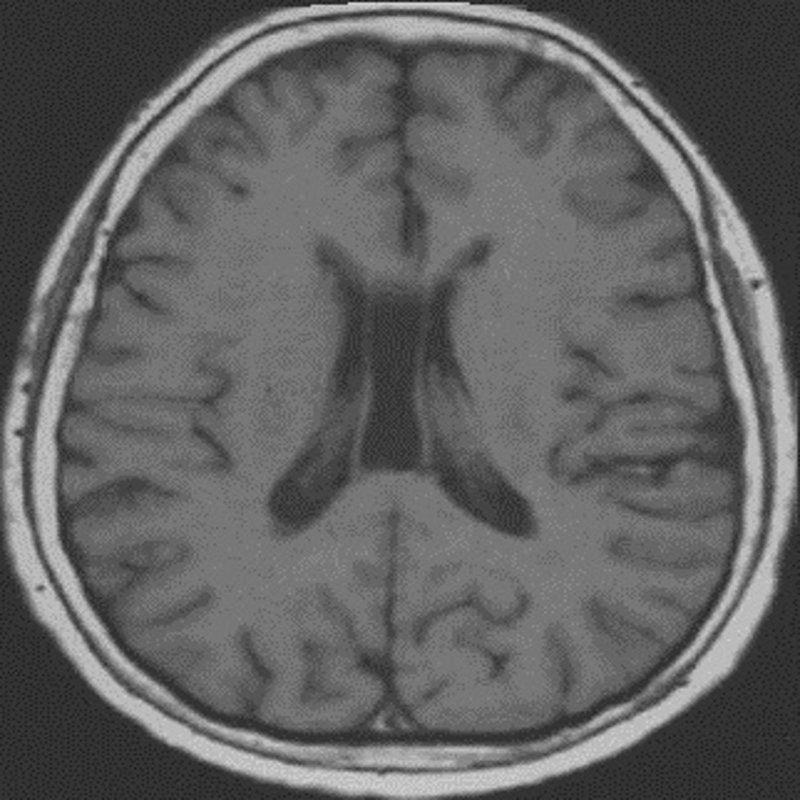
#> input picture basic-5/1.jpg, 1600 x 1600 px, found by its file name (shown at 1/2 size)
$ python 'DCT image encryption.py'
#> lines starting #> are read from the running program, lines starting #| are printed output that depends on the picture; after the words box and inside, x2 and y2 are one past the last pixel; in counts of white or black regions, pixels touching at a corner belong together
import cv2
import numpy as np
import matplotlib.pyplot as plt

# 读取原始图像和水印图像
image = cv2.imread("basic-5/1.jpg", cv2.IMREAD_GRAYSCALE)
#> image is the input picture: shape (1600, 1600); min 16, max 222, mean 97.6
image2 = cv2.imread("basic-5/2.jpg", cv2.IMREAD_GRAYSCALE)
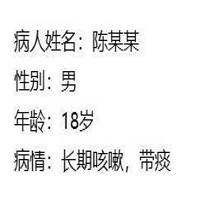
#> input picture basic-5/2.jpg, 200 x 200 px, found by its file name
#> image2 is the input picture: shape (200, 200); min 0, max 255, mean 238.7

# 调整图像大小
M = 1600
N = 200
K = 8
image = cv2.resize(image, (M, M))
image2 = cv2.resize(image2, (N, N))
_, image2 = cv2.threshold(image2, 0.65 * 255, 255, cv2.THRESH_BINARY)
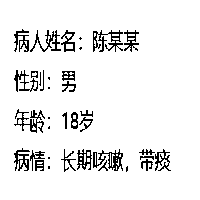
#> image2: shape (200, 200); 92.6% white; black in thin lines or dots, all inside (x1, y1, x2, y2) = (14, 29, 171, 172)

# 显示原始图像和水印图像
plt.figure(figsize=(8, 5))
plt.subplot(2, 3, 1)
plt.imshow(image, cmap="gray")
plt.title("Original Image")

plt.subplot(2, 3, 2)
plt.imshow(image2, cmap="gray")
plt.title("Watermark Image")

# 获取水印图像的尺寸
h, w = image2.shape
#> h = 200; w = 200

# 置乱参数
n = 10
a = 3
b = 5
N = h
#> N = 200
A = image.copy()

# 置乱水印图像
for i in range(n):
    imgn = np.zeros((h, w), dtype=np.uint8)
    for y in range(h):
        for x in range(w):
            xx = (x + b * y) % N
            yy = (a * x + (a * b + 1) * y) % N
            imgn[yy, xx] = image2[y, x]
    image2 = imgn
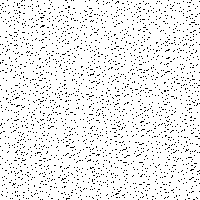
#> imgn: shape (200, 200); 92.6% white; black in thin lines or dots

# 显示置乱后的水印图像
plt.subplot(2, 3, 3)
plt.imshow(image2, cmap="gray")
plt.title("Scramble Image")

# DCI水印嵌入和提取参数
K = 8
alpha = 0.03
watermark_img = np.zeros((N, N), dtype=np.uint8)

# 水印嵌入算法
for p in range(N):
    for q in range(N):
        x = p * K
        y = q * K
        BLOCK = image[x : x + K, y : y + K].astype(np.float32)
        BLOCK = cv2.dct(BLOCK)
        a = -1 if image2[p, q] == 0 else 1
        BLOCK = BLOCK * (1 + a * alpha)
        BLOCK = cv2.idct(BLOCK)
        image[x : x + K, y : y + K] = BLOCK

# 显示嵌入水印后的图像
plt.subplot(2, 3, 4)
plt.imshow(image, cmap="gray")
plt.title("Encryption Image")

# 提取水印
image2 = image.copy()
image = A.copy()

for p in range(N):
    for q in range(N):
        x = p * K
        y = q * K
        BLOCK1 = image[x : x + K, y : y + K].astype(np.float32)
        BLOCK2 = image2[x : x + K, y : y + K].astype(np.float32)
        if BLOCK1[0, 0] != 0:
            a = BLOCK2[0, 0] / BLOCK1[0, 0] - 1
            watermark_img[p, q] = 0 if a < 0 else 1
#> watermark_img: shape (200, 200); values 0 (black) and 1 (white), 92.6% white; black in thin lines or dots

# 显示提取的水印
plt.subplot(2, 3, 5)
plt.imshow(watermark_img, cmap="gray")
plt.title("From the extracted watermark Image")

# 水印图像复原
n = 10
a = 3
b = 5

for i in range(n):
    imgr = np.zeros((h, w), dtype=np.uint8)
    for y in range(h):
        for x in range(w):
            xx = ((a * b + 1) * x - b * y) % N
            yy = (-a * x + y) % N
            imgr[yy, xx] = watermark_img[y, x]
    watermark_img = imgr

# 显示复原的水印图像
plt.subplot(2, 3, 6)
plt.imshow(watermark_img, cmap="gray")
plt.title("Original Image")

plt.tight_layout()
plt.show()
